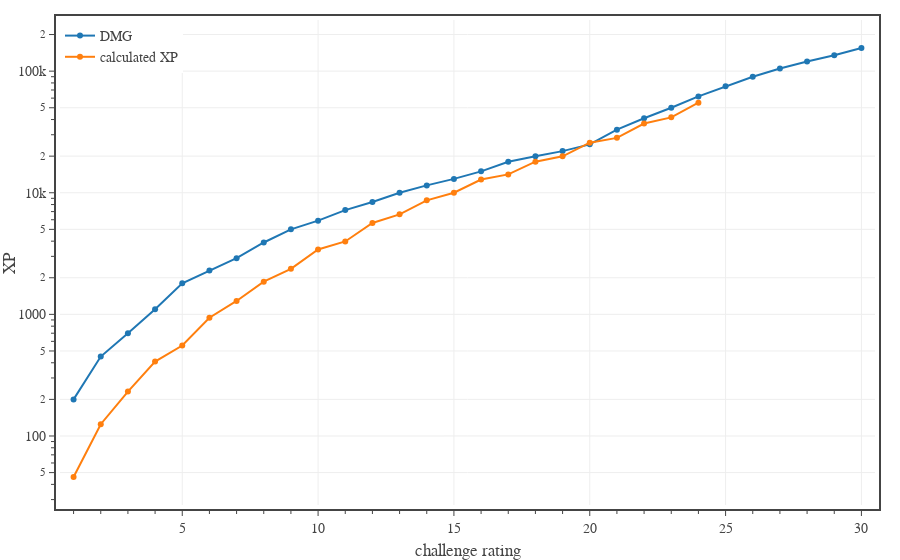

The cell this chart's notebook holds for it:
### Code cell
# plots D&D XP vs CR along with an exponential fit.
dfD0 = pd.read_csv('../../assets/data/dmg-monster-xp.csv') # 'CR','XP'
dfD0 = dfD0[dfD0['CR'].between(1,30)]

x = dfD0['CR']
y = dfD0['XP']
ylog = np.log(dfD0['XP'])/np.log(2)

fig = go.Figure(
    layout=go.Layout(
        template=TFB_TEMPLATE,
        margin=dict(l=60, r=25, b=55, t=20, pad=4),
        xaxis=dict(
            title_text='challenge rating',
            range=[0.5,30.5],
            tick0=0, dtick=5,
            minor=dict(tick0=0, dtick=1),
        ),
        yaxis=dict(
            title_text='XP',
            type='log',
        ),
        legend=dict(
            xanchor='left', yanchor='top',
            x=0.00, y=1.00,
            orientation='v',
            tracegroupgap=0,
        )
    )
)

fig.add_trace(go.Scatter(
    x=x, 
    y=y,
    mode='markers+lines', 
    name='DMG',
    hovertemplate=
        'CR %{x}<br>'+
        'DMG %{y:,.0f} XP' + 
        '<extra></extra>'
))

# add fit line
coefs = np.polyfit(x[0:-1], ylog[0:-1], 1)
print(coefs)
#name = '$\mathrm{fit} = 2^{' + '{:.3f} LV + {:.3f}'.format(coefs[0], coefs[1]) + '}$'
name = 'fit'
poly = np.poly1d(coefs)
"""fig.add_trace(go.Scatter(
    x=x,
    y=np.power(2, poly(x)),
    #y=np.power(2, 0.286*x)*200000/386,
    mode='lines',
    name=name,
    hovertemplate=
        'CR %{x}<br>'+
        'fit %{y:,.0f} XP' + 
        '<extra></extra>'
))"""

monLvl = dfMon[dfMon['Level'].between(1,24)]['Level'].to_numpy()
monXP = dfMon[dfMon['Level'].between(1,24)]['XP PWL'].to_numpy()
fig.add_trace(go.Scatter(
    x=monLvl, 
    #y=50*monXP/monXP[0],
    y=monXP,
    mode='markers+lines', 
    name='calculated XP',
    hovertemplate=
        '<b>PF 2e - standard</b><br>'+
        'Level %{x}<br>'+
        'XP %{y:,.0f}' + 
        '<extra></extra>'
))

fig.show(config=TFB_CONFIG)

# save large format figure
if SAVEFIGS:
    file_name = f'./fig-dnd-xp-fit-large.html'
    fig_html = fig.to_html(
        include_plotlyjs=False, 
        full_html=False, 
        config=TFB_CONFIG
    )
    fig_soup = BeautifulSoup(fig_html, 'html.parser')
    fig_soup.div['class'] = 'plotly-div-large'
    with open(file_name, 'wb') as fout:
        fout.write(fig_soup.prettify('utf-8'))

# save small format figure
if SAVEFIGS:
    #fig.update_traces(marker=dict(size=4))
    fig.update_layout(font=dict(size=10))
    file_name = f'./fig-dnd-xp-fit-small.html'
    fig_html = fig.to_html(
        include_plotlyjs=False, 
        full_html=False, 
        config=TFB_CONFIG
    )
    fig_soup = BeautifulSoup(fig_html, 'html.parser')
    fig_soup.div['class'] = 'plotly-div-small'
    #fig_soup.div['style'] = 'aspect-ratio: 600/550;'
    with open(file_name, 'wb') as fout:
        fout.write(fig_soup.prettify('utf-8'))

### Figure 1 — Plotly figure (JSON) as saved in the notebook; plotly's stock layout.template omitted (floating-point values rounded to 4 significant figures)
{"data": [{"hovertemplate": "CR %{x}<br>DMG %{y:,.0f} XP<extra></extra>", "mode": "markers+lines", "name": "DMG", "type": "scatter", "x": [1, 2, 3, 4, 5, 6, 7, 8, 9, 10, 11, 12, 13, 14, 15, 16, 17, 18, 19, 20, 21, 22, 23, 24, 25, 26, 27, 28, 29, 30], "y": [200, 450, 700, 1100, 1800, 2300, 2900, 3900, 5000, 5900, 7200, 8400, 10000, 11500, 13000, 15000, 18000, 20000, 22000, 25000, 33000, 41000, 50000, 62000, 75000, 90000, 105000, 120000, 135000, 155000]}, {"hovertemplate": "<b>PF 2e - standard</b><br>Level %{x}<br>XP %{y:,.0f}<extra></extra>", "mode": "markers+lines", "name": "calculated XP", "type": "scatter", "x": [1, 2, 3, 4, 5, 6, 7, 8, 9, 10, 11, 12, 13, 14, 15, 16, 17, 18, 19, 20, 21, 22, 23, 24], "y": [46, 125, 232, 409, 554, 939, 1289, 1858, 2370, 3414, 3977, 5638, 6646, 8667, 10003, 12853, 14160, 18003, 19932, 25813, 28279, 37112, 41686, 55052]}], "layout": {"legend": {"orientation": "v", "tracegroupgap": 0, "x": 0, "xanchor": "left", "y": 1, "yanchor": "top"}, "margin": {"b": 55, "l": 60, "pad": 4, "r": 25, "t": 20}, "xaxis": {"dtick": 5, "minor": {"dtick": 1, "tick0": 0}, "range": [0.5, 30.5], "tick0": 0, "title": {"text": "challenge rating"}}, "yaxis": {"title": {"text": "XP"}, "type": "log"}}}
